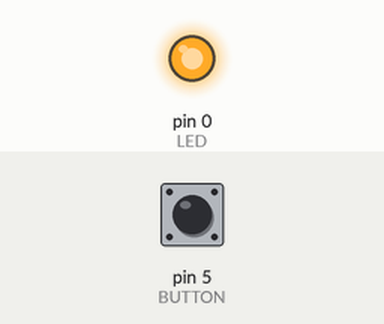
This sketch was run on a simulated Arduino Uno, built with avr-gcc and run on an emulated ATmega328P. On the bench: output pins drawn as LEDs (lit = HIGH). The test bench sets the inputs (shaded band); at power-on: pin 5 (BUTTON) HIGH.

Above: at 1.2 s.
1.3 s: pin 5 (BUTTON) pulled LOW for 0.15 s
At 1.37 s:
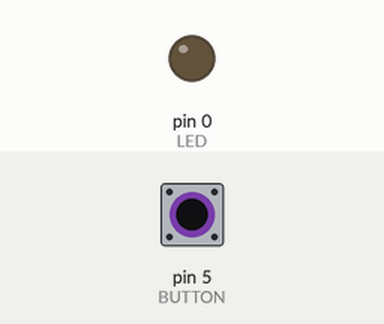
2.9 s: pin 5 (BUTTON) pulled LOW for 3.2 s
At 6.8 s:
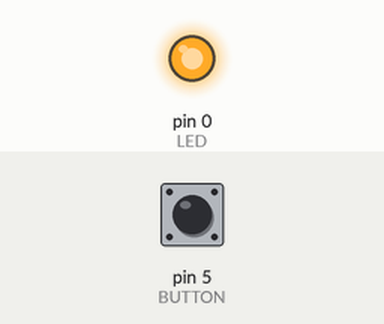
Timing chart, 0 to 8.3 s (numbered marks = the images above; inputs shaded):
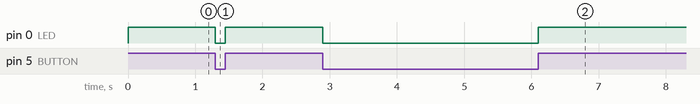

Measured:
- after the input at 1.3 s, pin 0 (LED): HIGH → LOW at once, → HIGH 0.15 s later
- after the input at 2.9 s, pin 0 (LED): HIGH → LOW at once, → HIGH 3.2 s later

The sketch:

Button_Led.ino
```cpp
#define BUTTON 5
#define LED 0
int button_state;

void setup() {
  pinMode(BUTTON, INPUT_PULLUP);
  pinMode(LED, OUTPUT);
}

void loop() {
  button_state = digitalRead(BUTTON);
  if (button_state == LOW) { // Button is pressed
    digitalWrite(LED, LOW); // Turn off LED
  } else { // Button is not pressed
    digitalWrite(LED, HIGH); // Turn on LED
  }
}
```
